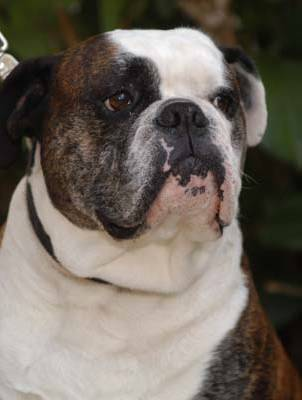
#> input picture images/dog.57.jpg, 302 x 400 px
$ python basic.py
#> lines starting #> are read from the running program, lines starting #| are printed output that depends on the picture; after the words box and inside, x2 and y2 are one past the last pixel; in counts of white or black regions, pixels touching at a corner belong together
import cv2 as cv

img = cv.imread('images/dog.57.jpg')
#> img is the input picture: shape (400, 302, 3); mean B, G, R 94.3, 103.3, 111.4
cv.imshow('Dog', img)

# Converting to grayscale
# gray = cv.cvtColor(img, cv.COLOR_BGR2GRAY)
# cv.imshow('Gray', gray)

# Blur
# blur = cv.GaussianBlur(img, (7,7), cv.BORDER_DEFAULT)
# cv.imshow('Blur', blur)

# Edge Casecode
canny = cv.Canny(img, 125, 175)
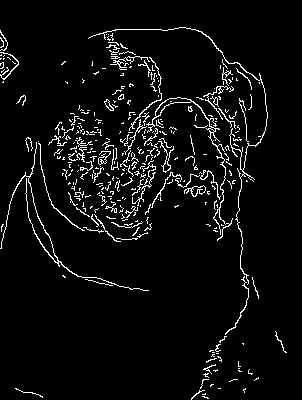
#> canny: shape (400, 302); 5% white in thin lines or dots, all inside (x1, y1, x2, y2) = (0, 27, 287, 400)
cv.imshow('Canny', canny)

#Dilating the image
dilated = cv.dilate(canny, (3, 3), iterations=1)
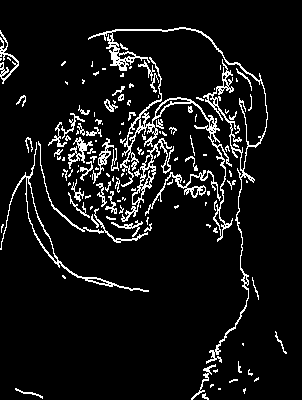
#> dilated: shape (400, 302); 7.9% white in thin lines or dots, all inside (x1, y1, x2, y2) = (0, 27, 287, 400)
cv.imshow('Dilated', dilated)

# Erading
eroded = cv.erode(dilated, (3, 3), iterations=1)
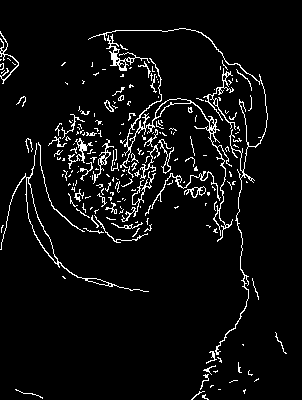
#> eroded: shape (400, 302); 5.4% white in thin lines or dots, all inside (x1, y1, x2, y2) = (0, 28, 287, 400)
cv.imshow('Erode', eroded)

#Resize
resize = cv.resize(img, (500, 500), interpolation=cv.INTER_CUBIC)
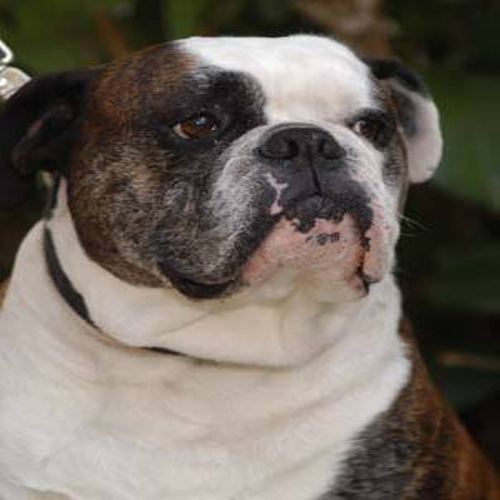
#> resize: shape (500, 500, 3); mean B, G, R 94.3, 103.3, 111.4
cv.imshow('Resize', resize)

# Cropping
cropped = img[50:200, 200:400]
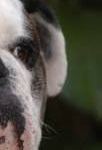
#> cropped: shape (150, 102, 3); mean B, G, R 69.5, 79.3, 81.2
cv.imshow('Cropped', cropped)

print(img.shape)
#| (400, 302, 3)

cv.waitKey(0)

$ run again, with images/dog.16.jpg copied over images/dog.57.jpg
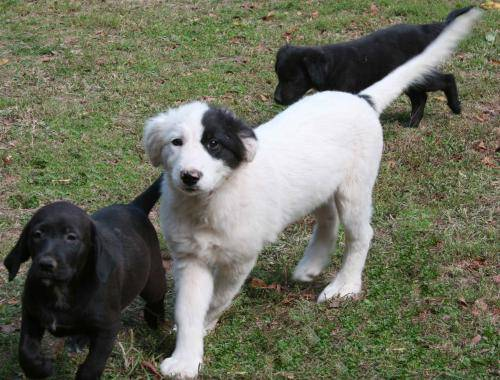
#> input picture images/dog.16.jpg, 500 x 380 px
#> img is the input picture: shape (380, 500, 3); mean B, G, R 93.6, 110.9, 108.5
#> `canny = cv.Canny(img, 125, 175)`:
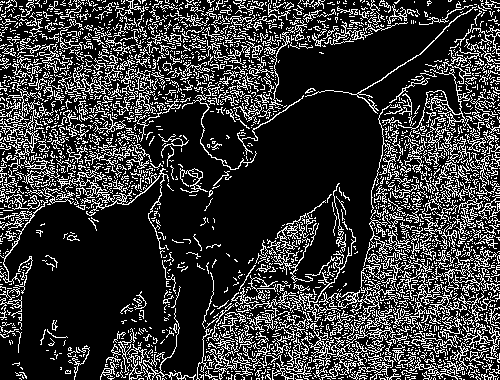
#> canny: shape (380, 500); 21.6% white in thin lines or dots
#> dilated: shape (380, 500); 35.6% white in thin lines or dots
#> eroded: shape (380, 500); 25.9% white in thin lines or dots
#> `cropped = img[50:200, 200:400]`:
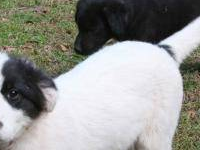
#> cropped: shape (150, 200, 3); mean B, G, R 147.2, 151.2, 150.7
#| (380, 500, 3)

$ run again, with images/dog.6.jpg copied over images/dog.57.jpg
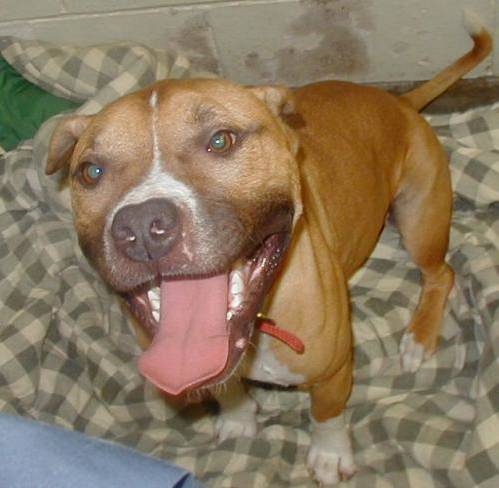
#> input picture images/dog.6.jpg, 499 x 488 px
#> img is the input picture: shape (488, 499, 3); mean B, G, R 96, 120.4, 138.4
#> `canny = cv.Canny(img, 125, 175)`:
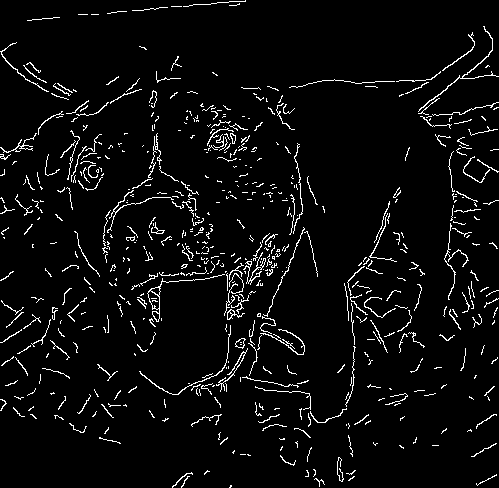
#> canny: shape (488, 499); 4.6% white in thin lines or dots
#> dilated: shape (488, 499); 7.2% white in thin lines or dots
#> eroded: shape (488, 499); 4.7% white in thin lines or dots
#> `cropped = img[50:200, 200:400]`:
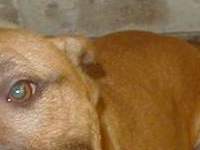
#> cropped: shape (150, 200, 3); mean B, G, R 69.3, 110.9, 145.8
#| (488, 499, 3)

$ run again, with images/dog.89.jpg copied over images/dog.57.jpg
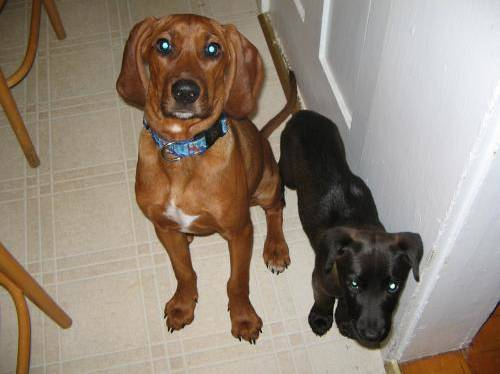
#> input picture images/dog.89.jpg, 500 x 374 px
#> img is the input picture: shape (374, 500, 3); mean B, G, R 119.7, 133.4, 147.1
#> `canny = cv.Canny(img, 125, 175)`:
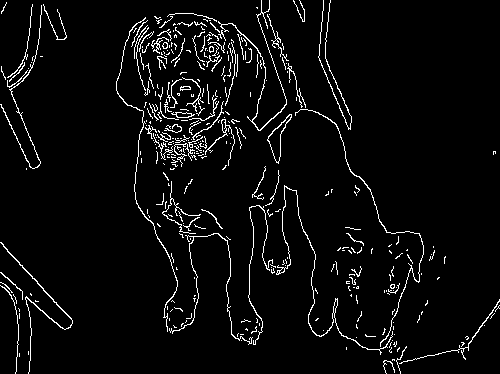
#> canny: shape (374, 500); 4.5% white in thin lines or dots
#> dilated: shape (374, 500); 6.5% white in thin lines or dots
#> eroded: shape (374, 500); 4.6% white in thin lines or dots
#> `cropped = img[50:200, 200:400]`:
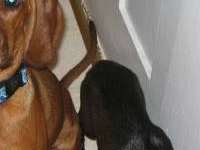
#> cropped: shape (150, 200, 3); mean B, G, R 88.9, 100.7, 115.4
#| (374, 500, 3)
